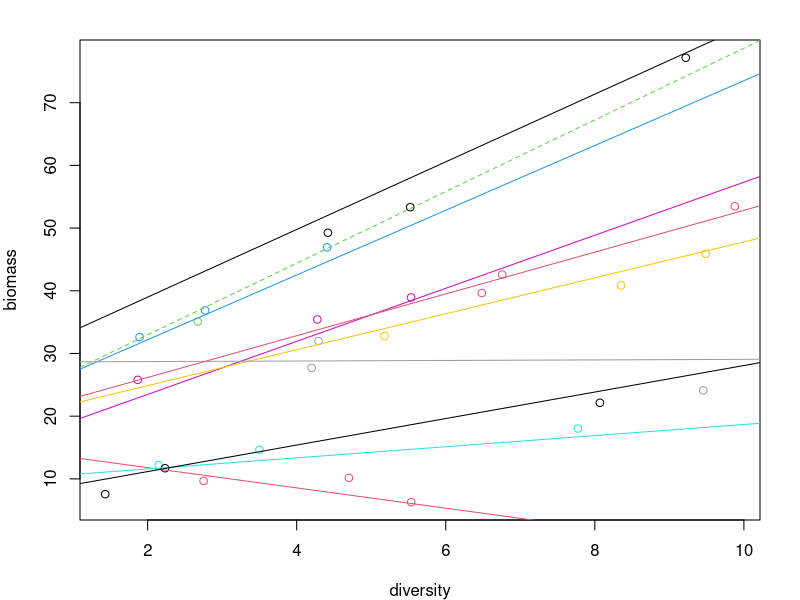

Generate this figure with R:
# make data for example analysis 1
set.seed(231011)
n_blocks <- 10

intercepts <- rnorm(n_blocks, 20, 8)
slopes <- rnorm(n_blocks, 2, 2)
error <- 2
bdat <- data.frame(
  plot = 1:3,
  block = rep(1:n_blocks, each = 3),
  diversity = runif(n_blocks * 3, 1, 10),
  biomass = NA
)
bdat$biomass <- intercepts[bdat$block] + slopes[bdat$block] * bdat$diversity + rnorm(nrow(bdat), 0, error)
bdat <- bdat[bdat$block != 3 | bdat$plot == bdat$block, ]

write.csv(bdat, "dataset_1.csv", row.names = FALSE)

# plot
par(mar = c(4, 4, 2, 2))
plot(biomass ~ diversity, col = block, data = bdat)
for (i in 1:10) {
  if (i == 3) {
    abline(intercepts[i], slopes[i], col = i, lty = 2)
  } else {
    abline(intercepts[i], slopes[i], col = i)
  }
}


# analyse
require(nlme)
mod <- lme(biomass ~ diversity, random = ~ 1 + diversity | block, data = bdat)
summary(mod)

fixef(mod)
ranef(mod)

VarCorr(mod)


mod0 <- lme(biomass ~ diversity,
           random = ~ 1 + diversity | block, data = bdat)
mod1 <- lme(biomass ~ diversity,
           random = ~ 1 | block, data = bdat)
mod2 <- gls(biomass ~ diversity,
            data = bdat)

anova(mod0, mod1)
anova(mod1, mod2)

